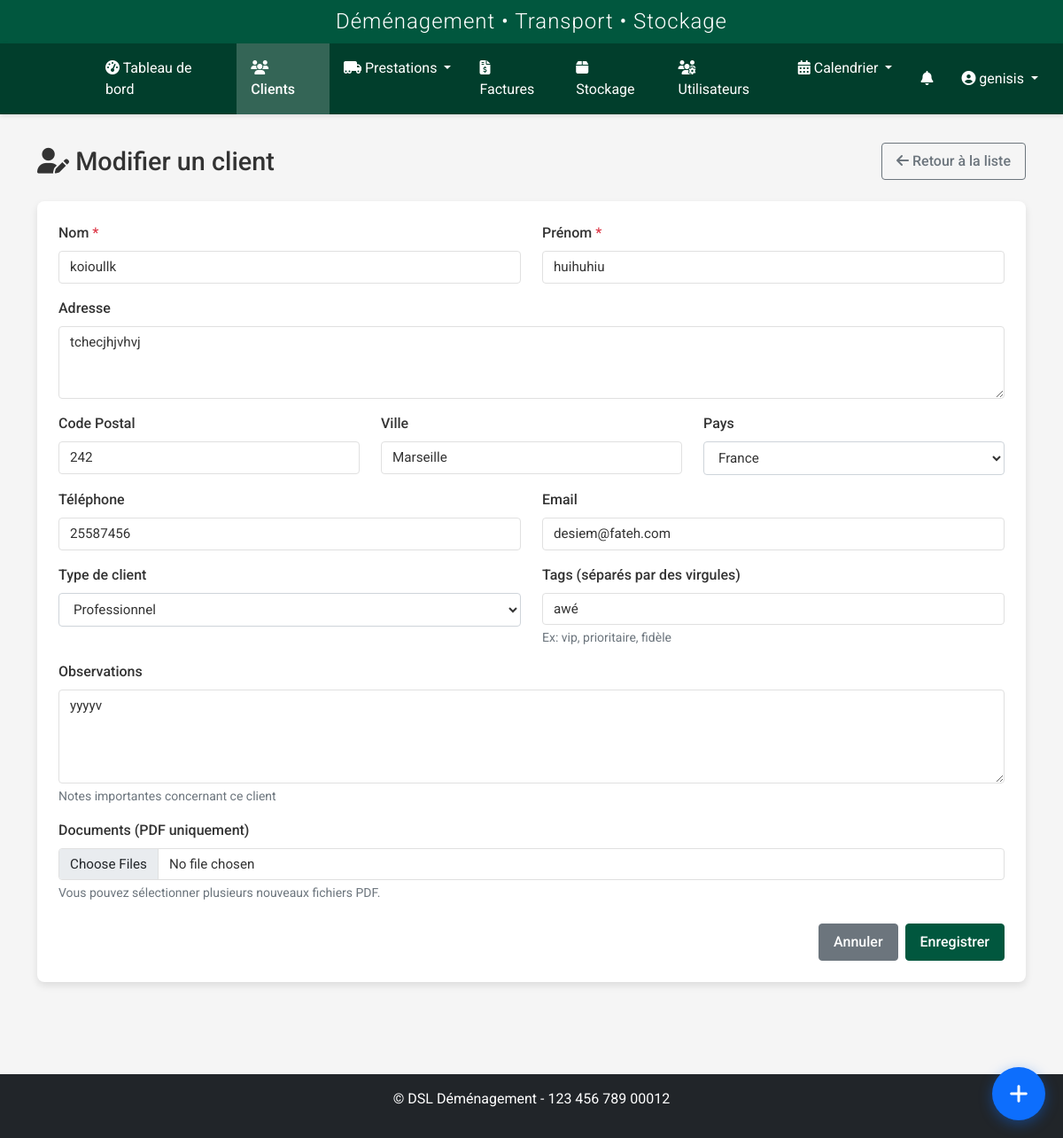
Screenshot of /clients/clients/26/edit (signed in) with the database file from the repository.
### models.py (models this page shows, shortened)
class User(UserMixin, db.Model):
    id = db.Column(db.Integer, primary_key=True)
    nom = db.Column(db.String(64), nullable=False)
    prenom = db.Column(db.String(64), nullable=False)
    username = db.Column(db.String(64), unique=True, nullable=False)
    email = db.Column(db.String(120), unique=True, nullable=True)
    password_hash = db.Column(db.String(256), nullable=False)
    role = db.Column(db.String(20), nullable=False, default='transporteur')
    statut = db.Column(db.String(20), nullable=False, default='actif')
    vehicule = db.Column(db.String(100), nullable=True)
    type_vehicule_id = db.Column(db.Integer, db.ForeignKey('type_vehicule.id'), nullable=True)
    permis_conduire = db.Column(db.String(50), nullable=True)
    notes = db.Column(db.Text, nullable=True)
    derniere_connexion = db.Column(db.DateTime, nullable=True)
    date_creation = db.Column(db.DateTime, nullable=False, default=datetime.utcnow)
    prestations = db.relationship('Prestation', secondary=prestation_transporteurs, back_populates='transporteurs')
    type_vehicule = db.relationship('TypeVehicule', backref='transporteurs')
    def is_admin(self):
        return self.role in ['admin', 'superadmin']
    def is_transporteur(self):
        return self.role == 'transporteur' or self.is_admin()

class Client(db.Model):
    id = db.Column(db.Integer, primary_key=True)
    nom = db.Column(db.String(64), nullable=False)
    prenom = db.Column(db.String(64), nullable=False)
    adresse = db.Column(db.Text, nullable=True)
    code_postal = db.Column(db.String(10), nullable=True)
    ville = db.Column(db.String(64), nullable=True)
    pays = db.Column(db.String(64), default='France')
    telephone = db.Column(db.String(20), nullable=True)
    email = db.Column(db.String(120), nullable=True)
    type_client = db.Column(db.String(50), nullable=True)
    tags = db.Column(db.Text, nullable=True)
    observations = db.Column(db.Text, nullable=True)
    statut = db.Column(db.String(20), default='actif')
    archive = db.Column(db.Boolean, default=False)
    date_creation = db.Column(db.DateTime, nullable=False, default=datetime.utcnow)
    commercial_id = db.Column(db.Integer, db.ForeignKey('user.id'), nullable=True)
    commercial = db.relationship('User', backref=db.backref('clients', lazy=True), foreign_keys=[commercial_id])
    prestations_principales = db.relationship('Prestation', backref=db.backref('client_principal', lazy=True), lazy=True, foreign_keys="Prestation.client_id")
    prestations_supplementaires = db.relationship('Prestation', secondary=prestation_clients, back_populates='clients_supplementaires')
    factures = db.relationship('Facture', backref='client', lazy=True)

### routes/client.py (the view, shortened to what this page needs)
@client_bp.route('/clients/<int:id>/edit', methods=['GET', 'POST'])
@login_required
@role_required('commercial', 'admin', 'superadmin')
def edit(id):
    client = Client.query.get_or_404(id)
    form = ClientForm(obj=client)
    documents = Document.query.filter_by(client_id=client.id).all()
    return render_template(
        'clients/edit.html',
        title='Modifier un Client',
        form=form,
        client=client,
        documents=documents
    )

### templates/clients/edit.html (shortened to what this page needs)
{% extends 'base.html' %}
{% block content %}
<div class="client-page">
    <div class="page-title">
        <h1><i class="fas fa-user-edit"></i> Modifier un client</h1>
        <a href="{{ url_for('client.index') }}" class="btn btn-outline-secondary">
            <i class="fas fa-arrow-left"></i> Retour à la liste
        </a>
    </div>
    <div class="card">
        <div class="card-body">
            <form method="POST" enctype="multipart/form-data">
                <div class="row mb-3">
                    <div class="col-md-6">
                        <label for="nom" class="form-label">{{ form.nom.label.text }} <span class="text-danger">*</span></label>
                        {{ form.nom(class="form-control" + (" is-invalid" if form.nom.errors else ""), id="nom") }}
                    </div>
                    <div class="col-md-6">
                        <label for="prenom" class="form-label">{{ form.prenom.label.text }} <span class="text-danger">*</span></label>
                        {{ form.prenom(class="form-control" + (" is-invalid" if form.prenom.errors else ""), id="prenom") }}
                    </div>
                </div>
                <div class="mb-3">
                    <label for="adresse" class="form-label">{{ form.adresse.label.text }}</label>
                    {{ form.adresse(class="form-control" + (" is-invalid" if form.adresse.errors else ""), id="adresse", rows=3) }}
                </div>
                <div class="row mb-3">
                    <div class="col-md-4">
                        <label for="code_postal" class="form-label">{{ form.code_postal.label.text }}</label>
                        {{ form.code_postal(class="form-control" + (" is-invalid" if form.code_postal.errors else ""), id="code_postal") }}
                    </div>
                    <div class="col-md-4">
                        <label for="ville" class="form-label">{{ form.ville.label.text }}</label>
                        {{ form.ville(class="form-control" + (" is-invalid" if form.ville.errors else ""), id="ville", autocomplete="off") }}
                    </div>
                    <div class="col-md-4">
                        <label for="pays" class="form-label">{{ form.pays.label.text }}</label>
                        {{ form.pays(class="form-control" + (" is-invalid" if form.pays.errors else ""), id="pays") }}
                    </div>
                </div>
                <div class="row mb-3">
                    <div class="col-md-6">
                        <label for="telephone" class="form-label">{{ form.telephone.label.text }}</label>
                        {{ form.telephone(class="form-control" + (" is-invalid" if form.telephone.errors else ""), id="telephone") }}
                    </div>
                    <div class="col-md-6">
                        <label for="email" class="form-label">{{ form.email.label.text }}</label>
                        {{ form.email(class="form-control" + (" is-invalid" if form.email.errors else ""), id="email", type="email") }}
                    </div>
                </div>
                <div class="row mb-3">
                    <div class="col-md-6">
                        <label for="type_client" class="form-label">{{ form.type_client.label.text }}</label>
                        {{ form.type_client(class="form-control" + (" is-invalid" if form.type_client.errors else ""), id="type_client") }}
                    </div>
                    <div class="col-md-6">
                        <label for="tags" class="form-label">{{ form.tags.label.text }}</label>
                        {{ form.tags(class="form-control" + (" is-invalid" if form.tags.errors else ""), id="tags") }}
                        <div class="form-text">Ex: vip, prioritaire, fidèle</div>
                    </div>
                </div>
                <div class="mb-3">
                    <label for="observations" class="form-label">{{ form.observations.label.text }}</label>
                    {{ form.observations(class="form-control" + (" is-invalid" if form.observations.errors else ""), id="observations", rows=4) }}
                    <div class="form-text">Notes importantes concernant ce client</div>
                </div>
                <div class="mb-4">
                    <label for="documents" class="form-label">{{ form.documents.label.text }}</label>
                    {{ form.documents(class="form-control" + (" is-invalid" if form.documents.errors else ""), id="documents", multiple=True) }}
                    <div class="form-text">Vous pouvez sélectionner plusieurs nouveaux fichiers PDF.</div>
                </div>
                <div class="d-grid gap-2 d-md-flex justify-content-md-end">
                    <a href="{{ url_for('client.index') }}" class="btn btn-secondary">Annuler</a>
                    {{ form.submit(class="btn btn-primary") }}
                </div>
            </form>
        </div>
    </div>
</div>
{% endblock %}

### templates/base.html (shortened to what this page needs)
<!DOCTYPE html>
<html lang="fr">
<head>
    <link href="https://cdn.jsdelivr.net/npm/bootstrap@5.2.3/dist/css/bootstrap.min.css" rel="stylesheet">
    <link rel="stylesheet" href="https://cdnjs.cloudflare.com/ajax/libs/font-awesome/6.2.1/css/all.min.css">
    <link rel="stylesheet" href="https://cdnjs.cloudflare.com/ajax/libs/toastr.js/latest/toastr.min.css">
    <link href="https://cdn.jsdelivr.net/npm/fullcalendar@5.11.3/main.min.css" rel="stylesheet">
    <link href="https://cdn.jsdelivr.net/npm/summernote@0.8.18/dist/summernote-lite.min.css" rel="stylesheet">
    <link rel="stylesheet" href="{{ url_for('static', filename='css/style.css') }}">
    <link rel="stylesheet" href="{{ url_for('static', filename='css/notification-flash.css') }}">
    <link rel="stylesheet" href="{{ url_for('static', filename='css/notifications.css') }}">
    <link rel="stylesheet" href="{{ url_for('static', filename='css/prestations.css') }}">
    <link rel="stylesheet" href="{{ url_for('static', filename='css/custom-calendar.css') }}">
    <link rel="stylesheet" href="{{ url_for('static', filename='css/navbar-logos.css') }}">
    <link rel="stylesheet" href="{{ url_for('static', filename='css/whatsapp-buttons.css') }}">
    <link rel="stylesheet" href="{{ url_for('static', filename='css/quick-access-bubble.css') }}">
</head>
<body {% if current_user.is_authenticated %}data-user-role="{{ current_user.role }}" data-user-id="{{ current_user.id }}"{% endif %}>
    {% if current_user.is_authenticated %}
        <header>
            <div class="app-header">
                <h2>Déménagement • Transport • Stockage</h2>
            </div>
            <nav class="navbar navbar-dark navbar-expand-lg">
                <div class="container-fluid">
                    <a class="navbar-brand" href="{{ url_for('dashboard.index') }}">
                        <div class="logo-slideshow">
                        </div>
                    </a>
                    <div class="collapse navbar-collapse" id="navbarMain">
                        <ul class="navbar-nav me-auto mb-2 mb-lg-0">
                            <li class="nav-item">
                                <a class="nav-link {% if request.endpoint == 'dashboard.index' %}active{% endif %}" href="{{ url_for('dashboard.index') }}">
                                    <i class="fas fa-tachometer-alt"></i> Tableau de bord
                                </a>
                            </li>
                            <li class="nav-item">
                                <a class="nav-link {% if request.endpoint.startswith('client.') %}active{% endif %}" href="{{ url_for('client.index') }}">
                                    <i class="fas fa-users"></i> Clients
                                </a>
                            </li>
                            <li class="nav-item dropdown">
                                <a class="nav-link dropdown-toggle {% if request.endpoint.startswith('prestation.') %}active{% endif %}" href="#" id="prestationsDropdown" role="button" data-bs-toggle="dropdown" aria-expanded="false">
                                    <i class="fas fa-truck-moving"></i> Prestations
                                </a>
                            </li>
                            <li class="nav-item">
                                <a class="nav-link {% if request.endpoint.startswith('facture.') %}active{% endif %}" href="{{ url_for('facture.index') }}">
                                    <i class="fas fa-file-invoice-dollar"></i> Factures
                                </a>
                            </li>
                            <li class="nav-item">
                                <a class="nav-link {% if request.endpoint.startswith('stockage.') %}active{% endif %}" href="{{ url_for('stockage.index') }}">
                                    <i class="fas fa-box"></i> Stockage
                                </a>
                            </li>
                            {% if current_user.is_admin %}
                            <li class="nav-item">
                                <a class="nav-link {% if request.endpoint.startswith('user.') %}active{% endif %}" href="{{ url_for('user.index') }}">
                                    <i class="fas fa-users-cog"></i> Utilisateurs
                                </a>
                            </li>
                            {% endif %}
                            <li class="nav-item dropdown">
                                <a class="nav-link dropdown-toggle {% if request.endpoint.startswith('calendrier.') %}active{% endif %}" href="#" id="calendrierDropdown" role="button" data-bs-toggle="dropdown" aria-expanded="false">
                                    <i class="fas fa-calendar-alt"></i> Calendrier
                                </a>
                            </li>
                        </ul>
                        <ul class="navbar-nav">
                            {% if current_user.is_authenticated and (current_user.is_transporteur() or current_user.is_admin() or current_user.role in ['commercial', 'superadmin']) %}
                            <li class="nav-item">
                                <a href="{{ url_for('transporteur_prestations.notifications') }}" class="nav-link position-relative">
                                    <i class="fas fa-bell"></i>
                                </a>
                            </li>
                            {% endif %}
                            <li class="nav-item dropdown">
                                <a class="nav-link dropdown-toggle" href="#" id="userDropdown" role="button" data-bs-toggle="dropdown">
                                    <i class="fas fa-user-circle"></i> {{ current_user.username }}
                                </a>
                            </li>
                        </ul>
                    </div>
                </div>
            </nav>
        </header>
        <main class="main-content">
            <div class="container">
                {% block content %}{% endblock %}
            </div>
        </main>
        <footer class="mt-5 py-3 bg-dark text-white">
            <div class="container text-center">
                <p>&copy; {{ config.COMPANY_FULL_NAME }} - {{ config.COMPANY_SIRET }}</p>
            </div>
        </footer>
    {% else %}
        <main class="main-content">
            <div class="container">
                {% block auth_content %}{% endblock %}
            </div>
        </main>
    {% endif %}
</body>
</html>

### rows the page displays
User: username "genisis"
Client: nom "koioullk", prenom "huihuhiu", adresse "tchecjhjvhvj", code_postal "242", ville "Marseille", pays "France", telephone "25587456", email "desiem@fateh.com", type_client "Professionnel", tags "awé", observations "yyyyv"

### other values shown
{{ config.COMPANY_FULL_NAME }} "DSL Déménagement"
{{ config.COMPANY_SIRET }} "123 456 789 00012"
